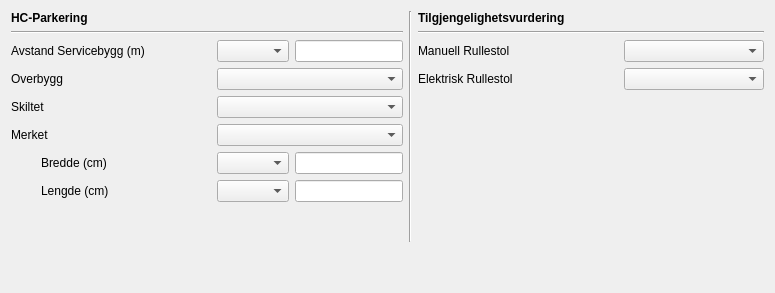
             <widget class="QWidget" name="tab_3">
              <attribute name="icon">
               <iconset>
                <normaloff>:/plugins/Tilgjengelighet/icons/hcpark.png</normaloff>:/plugins/Tilgjengelighet/icons/hcpark.png</iconset>
              </attribute>
              <attribute name="title">
               <string>HC-Parkering</string>
              </attribute>
              <layout class="QVBoxLayout" name="verticalLayout_21">
               <item>
                <layout class="QVBoxLayout" name="verticalLayout_19">
                 <item>
                  <layout class="QHBoxLayout" name="horizontalLayout_119">
                   <item>
                    <layout class="QVBoxLayout" name="verticalLayout_6">
                     <item>
                      <widget class="QLabel" name="label_65">
                       <property name="font">
                        <font>
                         <weight>75</weight>
                         <bold>true</bold>
                        </font>
                       </property>
                       <property name="text">
                        <string>HC-Parkering</string>
                       </property>
                       <property name="margin">
                        <number>10</number>
                       </property>
                      </widget>
                     </item>
                     <item>
                      <widget class="Line" name="line_20">
                       <property name="orientation">
                        <enum>Qt::Horizontal</enum>
                       </property>
                      </widget>
                     </item>
                     <item>
                      <layout class="QHBoxLayout" name="horizontalLayout_27">
                       <item>
                        <widget class="QLabel" name="label_75">
                         <property name="minimumSize">
                          <size>
                           <width>200</width>
                           <height>0</height>
                          </size>
                         </property>
                         <property name="maximumSize">
                          <size>
                           <width>200</width>
                           <height>16777215</height>
                          </size>
                         </property>
                         <property name="text">
                          <string>Avstand Servicebygg (m)</string>
                         </property>
                         <property name="margin">
                          <number>10</number>
                         </property>
                        </widget>
                       </item>
                       <item>
                        <layout class="QHBoxLayout" name="horizontalLayout_32">
                         <item>
                          <widget class="QComboBox" name="comboBox_avstandServicebygg">
                           <property name="enabled">
                            <bool>true</bool>
                           </property>
                           <property name="minimumSize">
                            <size>
                             <width>50</width>
                             <height>0</height>
                            </size>
                           </property>
                          </widget>
                         </item>
                         <item>
                          <widget class="QLineEdit" name="lineEdit_avstandServicebygg">
                           <property name="enabled">
                            <bool>true</bool>
                           </property>
                           <property name="minimumSize">
                            <size>
                             <width>70</width>
                             <height>0</height>
                            </size>
                           </property>
                          </widget>
                         </item>
                        </layout>
                       </item>
                      </layout>
                     </item>
                     <item>
                      <layout class="QHBoxLayout" name="horizontalLayout_114">
                       <item>
                        <widget class="QLabel" name="label_67">
                         <property name="minimumSize">
                          <size>
                           <width>200</width>
                           <height>0</height>
                          </size>
                         </property>
                         <property name="maximumSize">
                          <size>
                           <width>200</width>
                           <height>16777215</height>
                          </size>
                         </property>
                         <property name="text">
                          <string>Overbygg</string>
                         </property>
                         <property name="margin">
                          <number>10</number>
                         </property>
                        </widget>
                       </item>
                       <item>
                        <widget class="QComboBox" name="comboBox_overbygg">
                         <property name="enabled">
                          <bool>true</bool>
                         </property>
                         <property name="minimumSize">
                          <size>
                           <width>140</width>
                           <height>0</height>
                          </size>
                         </property>
                         <item>
                          <property name="text">
                           <string/>
                          </property>
                         </item>
                         <item>
                          <property name="text">
                           <string>Ja</string>
                          </property>
                         </item>
                         <item>
                          <property name="text">
                           <string>Nei</string>
                          </property>
                         </item>
                        </widget>
                       </item>
                      </layout>
                     </item>
                     <item>
                      <layout class="QHBoxLayout" name="horizontalLayout_115">
                       <item>
                        <widget class="QLabel" name="label_69">
                         <property name="minimumSize">
                          <size>
                           <width>200</width>
                           <height>0</height>
                          </size>
                         </property>
                         <property name="maximumSize">
                          <size>
                           <width>200</width>
                           <height>16777215</height>
                          </size>
                         </property>
                         <property name="text">
                          <string>Skiltet</string>
                         </property>
                         <property name="margin">
                          <number>10</number>
                         </property>
                        </widget>
                       </item>
                       <item>
                        <widget class="QComboBox" name="comboBox_skiltet">
                         <property name="enabled">
                          <bool>true</bool>
                         </property>
                         <property name="minimumSize">
                          <size>
                           <width>140</width>
                           <height>0</height>
                          </size>
                         </property>
                         <item>
                          <property name="text">
                           <string/>
                          </property>
                         </item>
                         <item>
                          <property name="text">
                           <string>Ja</string>
                          </property>
                         </item>
                         <item>
                          <property name="text">
                           <string>Nei</string>
                          </property>
                         </item>
                        </widget>
                       </item>
                      </layout>
                     </item>
                     <item>
                      <layout class="QHBoxLayout" name="horizontalLayout_116">
                       <item>
                        <widget class="QLabel" name="label_70">
                         <property name="minimumSize">
                          <size>
                           <width>200</width>
                           <height>0</height>
                          </size>
                         </property>
                         <property name="maximumSize">
                          <size>
                           <width>200</width>
                           <height>16777215</height>
                          </size>
                         </property>
                         <property name="text">
                          <string>Merket</string>
                         </property>
                         <property name="margin">
                          <number>10</number>
                         </property>
                        </widget>
                       </item>
                       <item>
                        <widget class="QComboBox" name="comboBox_merket">
                         <property name="enabled">
                          <bool>true</bool>
                         </property>
                         <property name="minimumSize">
                          <size>
                           <width>140</width>
                           <height>0</height>
                          </size>
                         </property>
                         <item>
                          <property name="text">
                           <string/>
                          </property>
                         </item>
                         <item>
                          <property name="text">
                           <string>Ja</string>
                          </property>
                         </item>
                         <item>
                          <property name="text">
                           <string>Nei</string>
                          </property>
                         </item>
                        </widget>
                       </item>
                      </layout>
                     </item>
                     <item>
                      <layout class="QHBoxLayout" name="horizontalLayout_117">
                       <item>
                        <widget class="QLabel" name="label_bredde_vei">
                         <property name="minimumSize">
                          <size>
                           <width>200</width>
                           <height>0</height>
                          </size>
                         </property>
                         <property name="maximumSize">
                          <size>
                           <width>200</width>
                           <height>16777215</height>
                          </size>
                         </property>
                         <property name="text">
                          <string>Bredde (cm)</string>
                         </property>
                         <property name="margin">
                          <number>10</number>
                         </property>
                         <property name="indent">
                          <number>30</number>
                         </property>
                        </widget>
                       </item>
                       <item>
                        <layout class="QHBoxLayout" name="horizontalLayout_20">
                         <item>
                          <widget class="QComboBox" name="comboBox_bredde_vei">
                           <property name="enabled">
                            <bool>true</bool>
                           </property>
                           <property name="minimumSize">
                            <size>
                             <width>50</width>
                             <height>0</height>
                            </size>
                           </property>
                          </widget>
                         </item>
                         <item>
                          <widget class="QLineEdit" name="lineEdit_bredde_vei">
                           <property name="enabled">
                            <bool>true</bool>
                           </property>
                           <property name="minimumSize">
                            <size>
                             <width>70</width>
                             <height>0</height>
                            </size>
                           </property>
                          </widget>
                         </item>
                        </layout>
                       </item>
                      </layout>
                     </item>
                     <item>
                      <layout class="QHBoxLayout" name="horizontalLayout_118">
                       <item>
                        <widget class="QLabel" name="label_lengde_vei">
                         <property name="minimumSize">
                          <size>
                           <width>200</width>
                           <height>0</height>
                          </size>
                         </property>
                         <property name="maximumSize">
                          <size>
                           <width>200</width>
                           <height>16777215</height>
                          </size>
                         </property>
                         <property name="text">
                          <string>Lengde (cm)</string>
                         </property>
                         <property name="margin">
                          <number>10</number>
                         </property>
                         <property name="indent">
                          <number>30</number>
                         </property>
                        </widget>
                       </item>
                       <item>
                        <layout class="QHBoxLayout" name="horizontalLayout_31">
                         <item>
                          <widget class="QComboBox" name="comboBox_lengde_vei">
                           <property name="enabled">
                            <bool>true</bool>
                           </property>
                           <property name="minimumSize">
                            <size>
                             <width>50</width>
                             <height>0</height>
                            </size>
                           </property>
                          </widget>
                         </item>
                         <item>
                          <widget class="QLineEdit" name="lineEdit_lengde_vei">
                           <property name="enabled">
                            <bool>true</bool>
                           </property>
                           <property name="minimumSize">
                            <size>
                             <width>70</width>
                             <height>0</height>
                            </size>
                           </property>
                          </widget>
                         </item>
                        </layout>
                       </item>
                      </layout>
                     </item>
                     <item>
                      <spacer name="verticalSpacer_9">
                       <property name="orientation">
                        <enum>Qt::Vertical</enum>
                       </property>
                       <property name="sizeHint" stdset="0">
                        <size>
                         <width>20</width>
                         <height>40</height>
                        </size>
                       </property>
                      </spacer>
                     </item>
                    </layout>
                   </item>
                   <item>
                    <widget class="Line" name="line_22">
                     <property name="orientation">
                      <enum>Qt::Vertical</enum>
                     </property>
                    </widget>
                   </item>
                   <item>
                    <layout class="QVBoxLayout" name="verticalLayout_20">
                     <item>
                      <widget class="QLabel" name="label_63">
                       <property name="font">
                        <font>
                         <weight>75</weight>
                         <bold>true</bold>
                        </font>
                       </property>
                       <property name="text">
                        <string>Tilgjengelighetsvurdering</string>
                       </property>
                       <property name="margin">
                        <number>10</number>
                       </property>
                      </widget>
                     </item>
                     <item>
                      <widget class="Line" name="line_21">
                       <property name="orientation">
                        <enum>Qt::Horizontal</enum>
                       </property>
                      </widget>
                     </item>
                     <item>
                      <layout class="QHBoxLayout" name="horizontalLayout_25">
                       <item>
                        <widget class="QLabel" name="label_77">
                         <property name="minimumSize">
                          <size>
                           <width>200</width>
                           <height>0</height>
                          </size>
                         </property>
                         <property name="maximumSize">
                          <size>
                           <width>200</width>
                           <height>16777215</height>
                          </size>
                         </property>
                         <property name="text">
                          <string>Manuell Rullestol</string>
                         </property>
                         <property name="margin">
                          <number>10</number>
                         </property>
                        </widget>
                       </item>
                       <item>
                        <widget class="QComboBox" name="comboBox_manuell_rullestol_hcparkering">
                         <property name="enabled">
                          <bool>true</bool>
                         </property>
                         <property name="minimumSize">
                          <size>
                           <width>140</width>
                           <height>0</height>
                          </size>
                         </property>
                        </widget>
                       </item>
                      </layout>
                     </item>
                     <item>
                      <layout class="QHBoxLayout" name="horizontalLayout_26">
                       <item>
                        <widget class="QLabel" name="label_78">
                         <property name="minimumSize">
                          <size>
                           <width>200</width>
                           <height>0</height>
                          </size>
                         </property>
                         <property name="maximumSize">
                          <size>
                           <width>200</width>
                           <height>16777215</height>
                          </size>
                         </property>
                         <property name="text">
                          <string>Elektrisk Rullestol</string>
                         </property>
                         <property name="margin">
                          <number>10</number>
                         </property>
                        </widget>
                       </item>
                       <item>
                        <widget class="QComboBox" name="comboBox_elektrisk_rullestol_hcparkering">
                         <property name="enabled">
                          <bool>true</bool>
                         </property>
                         <property name="minimumSize">
                          <size>
                           <width>140</width>
                           <height>0</height>
                          </size>
                         </property>
                        </widget>
                       </item>
                      </layout>
                     </item>
                     <item>
                      <spacer name="verticalSpacer_4">
                       <property name="orientation">
                        <enum>Qt::Vertical</enum>
                       </property>
                       <property name="sizeHint" stdset="0">
                        <size>
                         <width>20</width>
                         <height>40</height>
                        </size>
                       </property>
                      </spacer>
                     </item>
                    </layout>
                   </item>
                  </layout>
                 </item>
                 <item>
                  <spacer name="verticalSpacer_8">
                   <property name="orientation">
                    <enum>Qt::Vertical</enum>
                   </property>
                   <property name="sizeHint" stdset="0">
                    <size>
                     <width>20</width>
                     <height>40</height>
                    </size>
                   </property>
                  </spacer>
                 </item>
                </layout>
               </item>
              </layout>
              <zorder></zorder>
             </widget>
